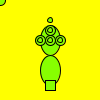
Frame 1 (no input)
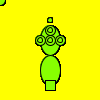
Frame 60 (the mouse pressed at the canvas centre just before this capture)
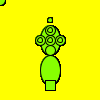
Frame 120 (the mouse held since frame 60 and released just before this capture)

The Processing sketch that drew these frames (run headless with seeded random() and noise(); from frame 60 on, the mouse is pressed at the canvas centre):

// Processing sketch: processing_25152
// ── processing_25152.pde

void setup(){
  background (300,255,0);
  size(100,100);
}

void draw(){
smooth();
fill(135,255,0);


ellipse(50,40,20,30); //body  
ellipse(50,70,20,30); //body

ellipse(40,40,10,10); //eye one
ellipse(40,40,5,5);

ellipse(50,40,10,10); //eye two
ellipse(50,40,5,5);

ellipse(60,40,10,10); //eye three
ellipse(60,40,5,5);

ellipse(50,30,10,10); //middle eye
ellipse(50,30,5,5);

ellipse(mouseX,mouseY,10,10); //top eye
ellipse(50,20,5,5);

rect(45,80,10,10); //base







}
